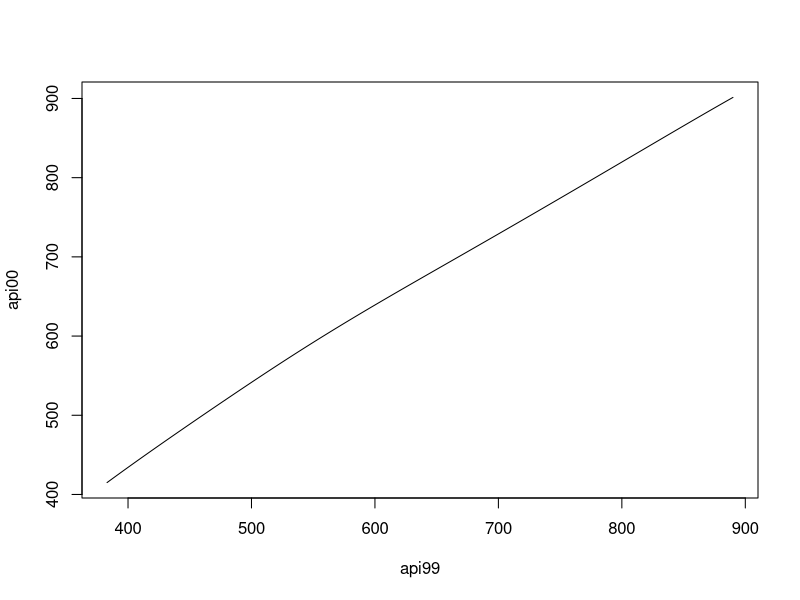
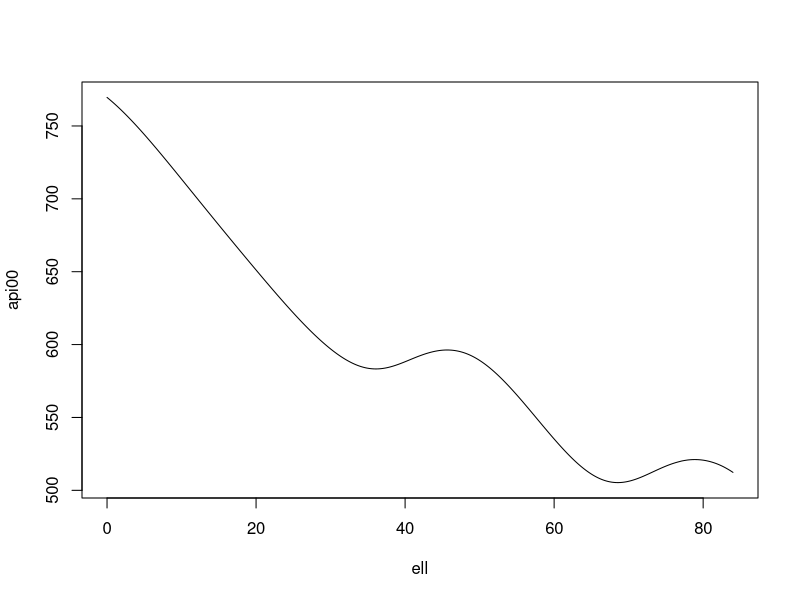
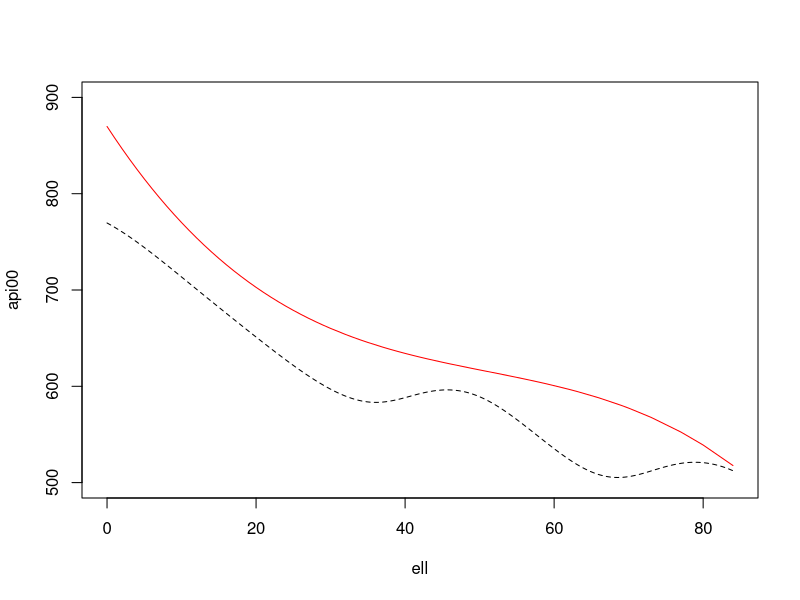
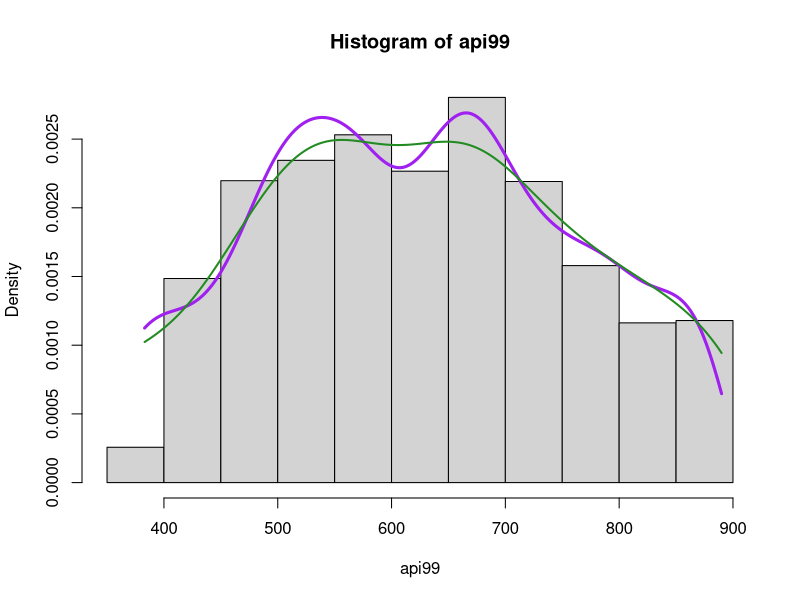
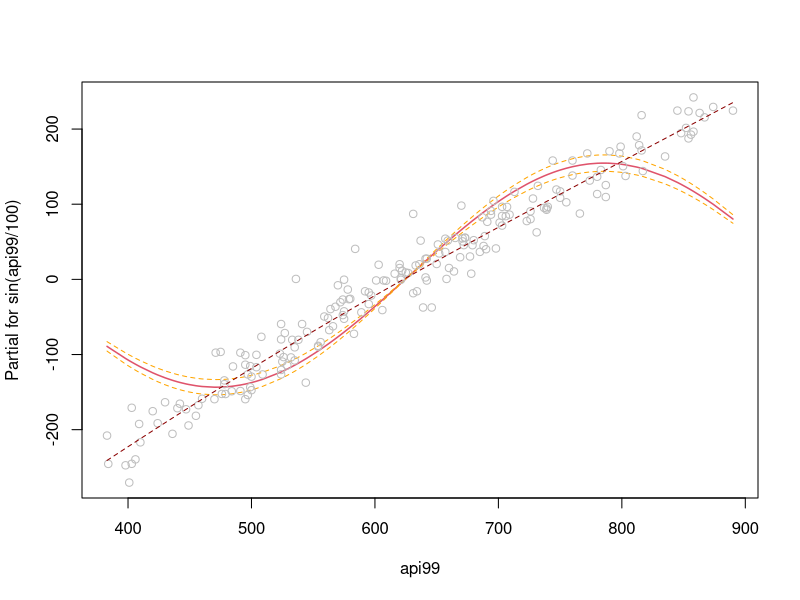
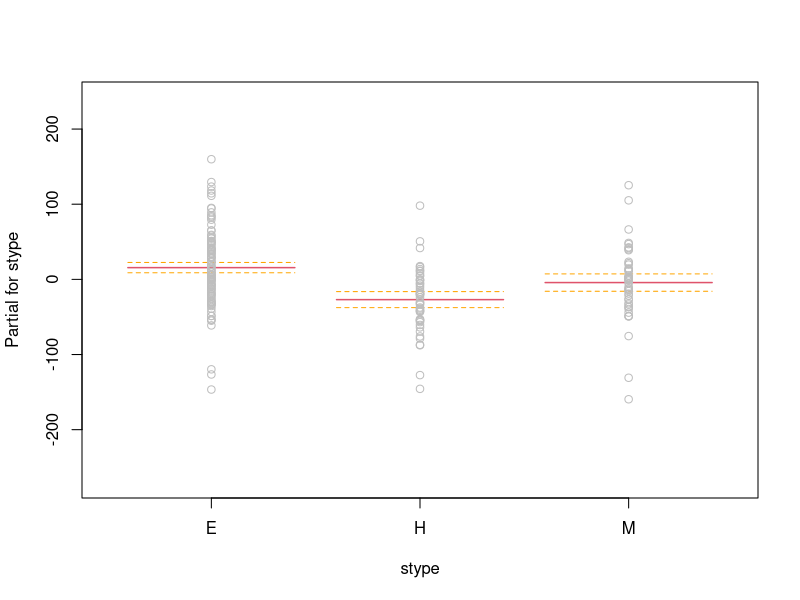

These charts were generated, in order, by the following R code:
library(survey)


### Name: svysmooth
### Title: Scatterplot smoothing and density estimation
### Aliases: svysmooth svysmooth.default plot.svysmooth print.svysmooth
###   lines.svysmooth make.panel.svysmooth
### Keywords: hplot survey

### ** Examples

 data(api)
 dstrat<-svydesign(id=~1,strata=~stype, weights=~pw, data=apistrat, fpc=~fpc)

 smth<-svysmooth(api00~api99+ell,dstrat)
 dens<-svysmooth(~api99, dstrat,bandwidth=30)
 dens1<-svysmooth(~api99, dstrat)
 qsmth<-svysmooth(api00~ell,dstrat, quantile=0.75, df=3,method="quantreg")

 plot(smth)
 plot(smth, which="ell",lty=2,ylim=c(500,900))
 lines(qsmth, col="red")

 svyhist(~api99,design=dstrat)
 lines(dens,col="purple",lwd=3)
 lines(dens1, col="forestgreen",lwd=2)

 m<-svyglm(api00~sin(api99/100)+stype, design=dstrat)
 termplot(m, data=model.frame(dstrat), partial.resid=TRUE, se=TRUE,
  smooth=make.panel.svysmooth(dstrat))
